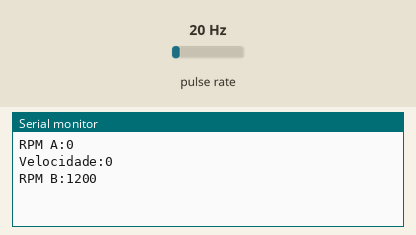
Recording of a sketch running on a simulated Arduino Uno, built with avr-gcc and run on an emulated ATmega328P. On the bench: the last lines printed to the serial monitor. Wiring (inferred from the names in the program): pulse sensor: data pin 3. Inputs (shaded band) come from the test bench; at power-on: pulse rate 20 Hz.

Above: at 1.2 s.
1.3 s: pulse rate (sensor on pin 3) set to 4 Hz
At 2.6 s:
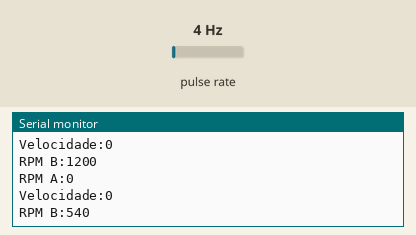
2.8 s: pulse rate (sensor on pin 3) set to 50 Hz
At 3.7 s:
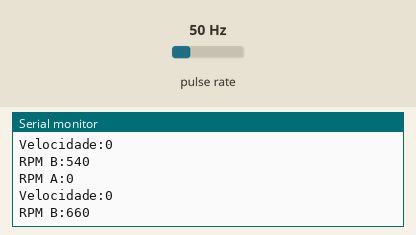
Timing chart, 0 to 5.8 s (numbered marks = the images above; inputs shaded):
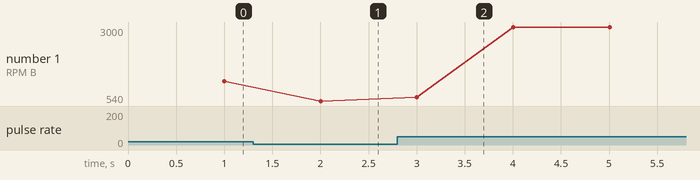

Measured:
- after the input at 1.3 s, the serial monitor: prints a new line after 0.70 s (image 1)
- after the input at 2.8 s, the serial monitor: prints a new line after 0.20 s (image 2)
- plotted number 1: 1200 → 540 after the input at 1.3 s, 540 → 3000 after the input at 2.8 s

The sketch:

CODIGO_COSLIC.ino
```cpp
#define PIN_RPM_A 6
#define PIN_RPM_B 3
volatile int rpmA=0;
volatile int rpmB=0;
volatile float vel=0;
volatile int temp=0;

void setup()
{
  attachInterrupt(digitalPinToInterrupt(PIN_RPM_A), conta_A, RISING);
  attachInterrupt(digitalPinToInterrupt(PIN_RPM_B), conta_B, RISING);
  pinMode(3,INPUT);
  pinMode(6,INPUT);
  SERIAL_PORT_MONITOR.begin(115200);
}
void loop(){
  delay(1000);
  Serial.print("RPM A:");
  Serial.println((unsigned char) rpmA*60);
  Serial.print("Velocidade:");
  vel = ((rpmB/7)*5.99)/60;
  Serial.println((unsigned char) vel);
  Serial.print("RPM B:");
  Serial.println((unsigned char) rpmB*60);
  rpmA = 0;
  rpmB = 0;
}

void conta_A(){
  rpmA++;
}
void conta_B(){
  rpmB++;
}
```
